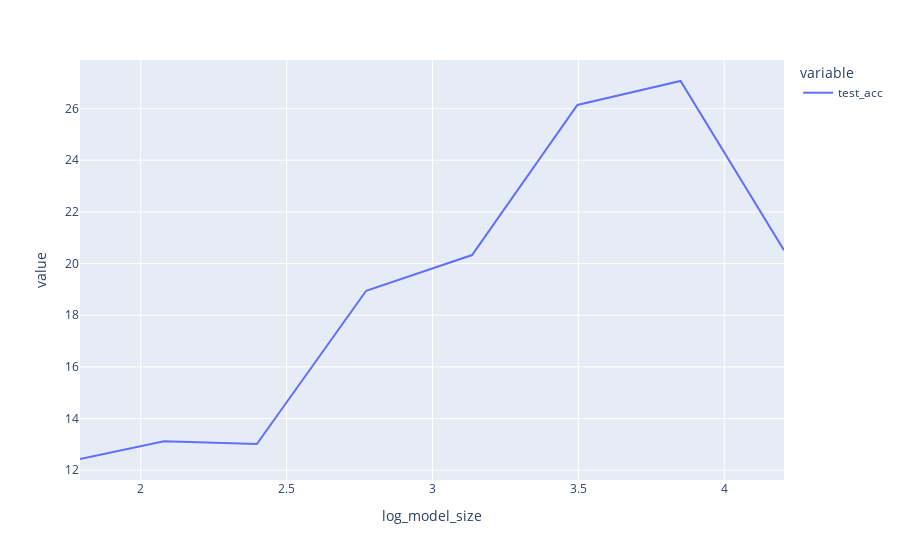

Notebook code for this chart:
### Markdown cell above
Let's check validation accuracy.

### Code cell
fig = px.line(df.groupby("log_model_size")["test_acc"].mean())
fig.show()

### Figure 1 — Plotly figure (JSON) as saved in the notebook; plotly's stock layout.template omitted (floating-point values rounded to 4 significant figures)
{"data": [{"hovertemplate": "variable=test_acc<br>log_model_size=%{x}<br>value=%{y}<extra></extra>", "legendgroup": "test_acc", "line": {"color": "#636efa", "dash": "solid"}, "marker": {"symbol": "circle"}, "mode": "lines", "name": "test_acc", "orientation": "v", "showlegend": true, "type": "scatter", "x": [1.792, 2.079, 2.398, 2.773, 3.135, 3.497, 3.85, 4.205], "xaxis": "x", "y": [12.43, 13.12, 13.01, 18.95, 20.33, 26.14, 27.06, 20.52], "yaxis": "y"}], "layout": {"legend": {"title": {"text": "variable"}, "tracegroupgap": 0}, "margin": {"t": 60}, "xaxis": {"anchor": "y", "domain": [0, 1], "title": {"text": "log_model_size"}}, "yaxis": {"anchor": "x", "domain": [0, 1], "title": {"text": "value"}}}}
